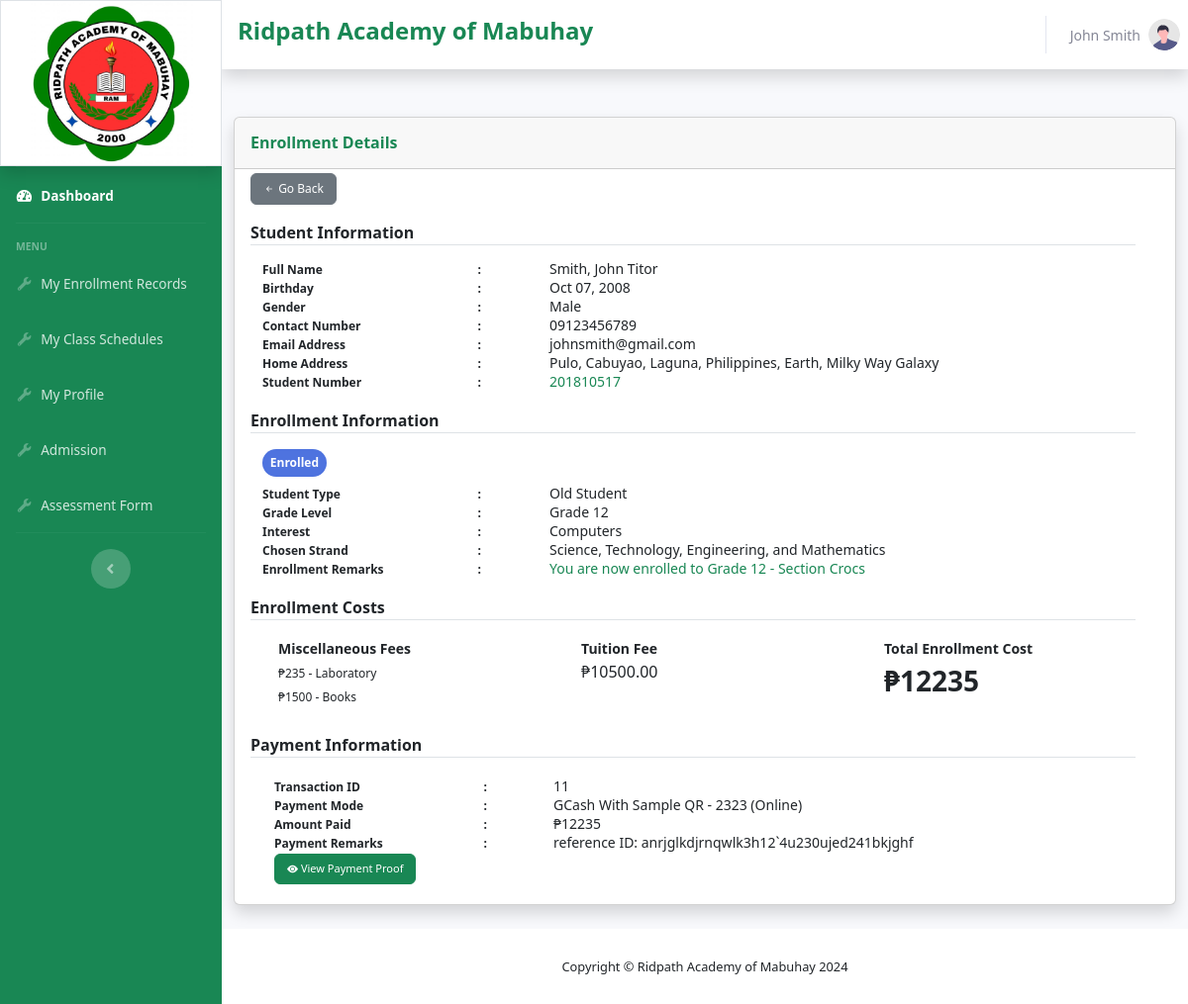
The app's page /student/studentenrollmentdetails.php?enrollmentID=22 (signed in) with its own data.
### tables this page shows
CREATE TABLE `enrollmentrecords` (
  `enrollmentID` int(254) NOT NULL,
  `studentID` int(254) NOT NULL,
  `strandID` int(254) NOT NULL,
  `enrollmentStatusID` int(254) NOT NULL,
  `studentTypeID` int(10) NOT NULL,
  `schoolYearID` int(254) NOT NULL,
  `transactionID` int(254) NOT NULL,
  `gradelevel` varchar(5) NOT NULL,
  `interest` varchar(254) NOT NULL,
  `enrollmentremarks` varchar(500) NOT NULL,
  `admissiondate` varchar(20) NOT NULL
);

CREATE TABLE `students` (
  `tempID` int(254) NOT NULL,
  `firstname` varchar(100) NOT NULL,
  `middlename` varchar(100) NOT NULL,
  `lastname` varchar(100) NOT NULL,
  `birthday` varchar(20) NOT NULL,
  `gender` varchar(10) NOT NULL,
  `address` varchar(500) NOT NULL,
  `email` varchar(100) NOT NULL,
  `contactnumber` varchar(100) NOT NULL,
  `studentnumber` varchar(100) NOT NULL,
  `password` varchar(254) NOT NULL,
  `userRole` int(10) NOT NULL,
  `isassignedtosection` int(2) NOT NULL DEFAULT 0,
  `isactive` varchar(10) NOT NULL,
  `profileimgurl` varchar(400) NOT NULL
);

CREATE TABLE `enrollmentstatus` (
  `statusID` int(254) NOT NULL,
  `statusname` varchar(254) NOT NULL
);

CREATE TABLE `studenttype` (
  `studentTypeID` int(10) NOT NULL,
  `studenttypedescription` varchar(200) NOT NULL
);

CREATE TABLE `strands` (
  `strandID` int(254) NOT NULL,
  `strandname` varchar(254) NOT NULL,
  `abbreviation` varchar(254) NOT NULL,
  `isactive` varchar(10) NOT NULL
);

CREATE TABLE `miscellaneousfees` (
  `miscID` int(254) NOT NULL,
  `strandID` int(254) NOT NULL,
  `description` varchar(254) NOT NULL,
  `amount` int(254) NOT NULL
);

CREATE TABLE `tuitionfees` (
  `tuitionID` int(254) NOT NULL,
  `strandID` int(254) NOT NULL,
  `amount` int(254) NOT NULL
);

CREATE TABLE `paymentrecord` (
  `transactionID` int(254) NOT NULL,
  `enrollmentID` int(254) NOT NULL,
  `paymentModeID` int(254) NOT NULL,
  `amount` int(254) NOT NULL,
  `proofimgurl` varchar(254) NOT NULL,
  `paymentremarks` varchar(300) NOT NULL,
  `status` varchar(50) NOT NULL
);

CREATE TABLE `paymentmodes` (
  `paymentModeID` int(254) NOT NULL,
  `description` varchar(254) NOT NULL,
  `paymenttype` varchar(20) NOT NULL,
  `qrimgurl` varchar(500) NOT NULL,
  `accountnumber` varchar(50) NOT NULL,
  `isactive` varchar(10) NOT NULL
);

### student/studentenrollmentdetails.php (the view, shortened to what the rows shown need)
<?php
require '../shared/header_student.php';
$enrollmentID = $_GET['enrollmentID'];
$fetchQuery = "SELECT * FROM enrollmentrecords ER
LEFT JOIN  students ST ON ST.tempID = ER.studentID
LEFT JOIN enrollmentstatus ES ON ER.enrollmentStatusID = ES.statusID
LEFT JOIN strands SD ON SD.strandID = ER.strandID
LEFT JOIN tuitionfees TF ON TF.strandID = SD.strandID
LEFT JOIN studenttype SP ON ER.studentTypeID = SP.studentTypeID
WHERE ER.enrollmentID = '$enrollmentID'";
$fetchedData = mysqli_query($conn, $fetchQuery);
$DataArray = mysqli_fetch_assoc($fetchedData);
$firstname = $DataArray['firstname'];
$middlename = $DataArray['middlename'];
$lastname = $DataArray['lastname'];
$email = $DataArray['email'];
$contactnumber = $DataArray['contactnumber'];
$strandname = $DataArray['strandname'];
$tuitionfee = $DataArray['amount'];
$enrollmentstatus = $DataArray['statusname'];
$strandID = $DataArray['strandID'];
$interest = $DataArray['interest'];
$enrollmentID = $DataArray['enrollmentID'];
$gradelevel = $DataArray['gradelevel'];
$gender = $DataArray['gender'];
$birthday = date('M d, Y', strtotime($DataArray['birthday']));
$address = ($DataArray['address'] != null ) ? $DataArray['address']  : 'Not yet defined';
$studenttype = $DataArray['studenttypedescription'];
$enrollmentremarks = $DataArray['enrollmentremarks'];
$studentnumber = ($DataArray['studentnumber'] != null) ? $DataArray['studentnumber'] : 0;
$MiscFeeData = mysqli_query($conn, "SELECT * FROM miscellaneousfees WHERE strandID='$strandID'");
$miscfeetext = '';
if (mysqli_num_rows($MiscFeeData) != 0) {
   while ($Data = mysqli_fetch_assoc($MiscFeeData)) {
    $amount = $Data['amount'];
    $description = $Data['description'];
    $miscfeetext .= '<br><small style="font-size: 12px;">₱'.$amount.' - '.$description.'</small>';
   }
}
else {
    $miscfeetext = '<small style="font-size: 12px;">₱0.00</small>';
}
$transactionID = '';
$paymentmode = '';
$amount = '';
$paymentremarks = '';
$paymentrecordcontainer = 'style="display: none;"';
$GetPaymentRecord = mysqli_query($conn, "SELECT * FROM paymentrecord pr
LEFT JOIN paymentmodes pm ON pr.paymentModeID = pm.paymentModeID
WHERE pr.enrollmentID='$enrollmentID'");
if(mysqli_num_rows($GetPaymentRecord) == 1) {
    $PaymentDetails = mysqli_fetch_assoc($GetPaymentRecord);
    $transactionID = $PaymentDetails['transactionID'];
    $accountnumber = $PaymentDetails['accountnumber'];
    if ($accountnumber != "" && $accountnumber != null) {
        $paymentmode = $PaymentDetails['description'].' - '.$accountnumber.' ('.$PaymentDetails['paymenttype'].')';
    }
    else {
        $paymentmode = $PaymentDetails['description'].' ('.$PaymentDetails['paymenttype'].')';
    }
    $amount = $PaymentDetails['amount'];
    $paymentremarks = $PaymentDetails['paymentremarks'];
    $paymentrecordcontainer = 'style="display: block;"';
}
else {
    $nopaymentnotif = 'style="display: block;"';
}
?>
                <div class="container-fluid">
                    <div class="row">
                        <div class="col-xl-12 col-lg-12">
                            <div class="card shadow mb-4">
                                <div class="card-body">
                                <div class="row w-100">
                                    <div class="col-12">
                                        <div class="container-fluid mb-1">
                                            <div class="row w-100" style="margin-top: -5px;">
                                                <div class="col-8">
                                                    <small><?php echo $lastname.', '.$firstname.' '.$middlename; ?></small>
                                                </div>
                                            </div>
                                            <div class="row w-100" style="margin-top: -5px;">
                                                <div class="col-8">
                                                <small><?php echo $birthday; ?></small>
                                                </div>
                                            </div>
                                            <div class="row w-100" style="margin-top: -5px;">
                                                <div class="col-8">
                                                <small><?php echo $gender; ?></small>
                                                </div>
                                            </div>
                                            <div class="row w-100" style="margin-top: -5px;">
                                                <div class="col-8">
                                                <small><?php echo $contactnumber; ?></small>
                                                </div>
                                            </div>
                                            <div class="row w-100" style="margin-top: -5px;">
                                                <div class="col-8">
                                                    <small><?php echo $email; ?></small>
                                                </div>
                                            </div>
                                            <div class="row w-100" style="margin-top: -5px;">
                                                <div class="col-8">
                                                <small><?php echo $address; ?></small>
                                                </div>
                                            </div>
                                            <div class="row w-100" style="margin-top: -5px;">
                                                <div class="col-8">
                                                <small class="text-success"><?php echo $studentnumber; ?></small>
                                                </div>
                                            </div>
                                        </div>
                                        <div class="container mb-1">
                                            <div class="row w-100">
                                                <div class="col">
                                                    <span class="badge badge-primary py-0" style="border-radius: 15px;"><p class="fw-bold text-white text-center my-2"><?php echo $enrollmentstatus; ?></p></span>
                                                </div>
                                            </div>
                                            <div class="row w-100 mt-1">
                                                <div class="col-8">
                                                    <small><?php echo $studenttype; ?></small>
                                                </div>
                                            </div>
                                            <div class="row w-100" style="margin-top: -5px;">
                                                <div class="col-8">
                                                    <small><?php echo 'Grade '.$gradelevel; ?></small>
                                                </div>
                                            </div>
                                            <div class="row w-100" style="margin-top: -5px;">
                                                <div class="col-8">
                                                    <small><?php echo $interest; ?></small>
                                                </div>
                                            </div>
                                            <div class="row w-100" style="margin-top: -5px;">
                                                <div class="col-8">
                                                    <small><?php echo $strandname; ?></small>
                                                </div>
                                            </div>
                                            <div class="row w-100" style="margin-top: -5px;">
                                                <div class="col-8">
                                                    <small class="text-success"><?php echo $enrollmentremarks; ?></small>
                                                </div>
                                            </div>
                                        </div>
                                        <div class="row" id="enrollmentcost-container">
                                            <div class="col-4">
                                                <div class="container">
                                                    <div class="row mx-1 ">
                                                        <div class="col">
                                                            <small class="fw-bold">Miscellaneous Fees</small>
                                                            <?php echo $miscfeetext; ?>
                                                        </div>
                                                    </div>
                                                </div>
                                            </div>
                                            <div class="col-4">
                                                <div class="container">
                                                    <div class="row mx-1">
                                                        <div class="col">
                                                            <p>₱<span id="tuitionfeetext"><?php echo $tuitionfee; ?>.00</span></p>
                                                        </div>
                                                    </div>
                                                </div>
                                            </div>
                                        </div>
                                        <div class="container mb-1">
                                            <div class="container-fluid" id="paymentdetailscontainer" <?php echo $paymentrecordcontainer;?>>
                                                <div class="row w-100 mt-1">
                                                    <div class="col-8">
                                                        <small><?php echo $transactionID; ?></small>
                                                    </div>
                                                </div>
                                                <div class="row w-100" style="margin-top: -5px;">
                                                    <div class="col-8">
                                                        <small><?php echo $paymentmode; ?></small>
                                                    </div>
                                                </div>
                                                <div class="row w-100" style="margin-top: -5px;">
                                                    <div class="col-8">
                                                        <small>₱<?php echo $amount; ?></small>
                                                    </div>
                                                </div>
                                                <div class="row w-100" style="margin-top: -5px;">
                                                    <div class="col-8">
                                                        <small><?php echo $paymentremarks; ?></small>
                                                    </div>
                                                </div>
                                            </div>
                                        </div>
                                    </div>
                                </div>
                                </div>
                            </div>
                        </div>
                    </div>
                </div>
            </div>
<?php
    require '../shared/footer.php';
?>

### records on screen
enrollmentrecords: studentID.lastname "Smith", studentID.firstname "John", studentID.middlename "Titor", studentID.birthday "Oct 07, 2008", studentID.gender "Male", studentID.contactnumber "09123456789", studentID.email "johnsmith@gmail.com", studentID.address "Pulo, Cabuyao, Laguna, Philippines, Earth, Milky Way Galaxy", studentID.studentnumber "201810517", enrollmentStatusID.statusname "Enrolled", studentTypeID.studenttypedescription "Old Student", gradelevel "12", interest "Computers", strandID.strandname "Science, Technology, Engineering, and Mathematics", enrollmentremarks "You are now enrolled to Grade 12 - Section Crocs", tuitionfees.amount "10500"
miscellaneousfees: amount "235", description "Laboratory"
miscellaneousfees: amount "1500", description "Books"
paymentrecord: transactionID "11", paymentModeID.paymenttype "GCash With Sample QR - 2323 (Online)", amount "12235", paymentremarks "reference ID: anrjglkdjrnqwlk3h12`4u230ujed241bkjghf"

### other values on screen
$_SESSION['logged_username'] "John Smith"
$totalamount "12235"
